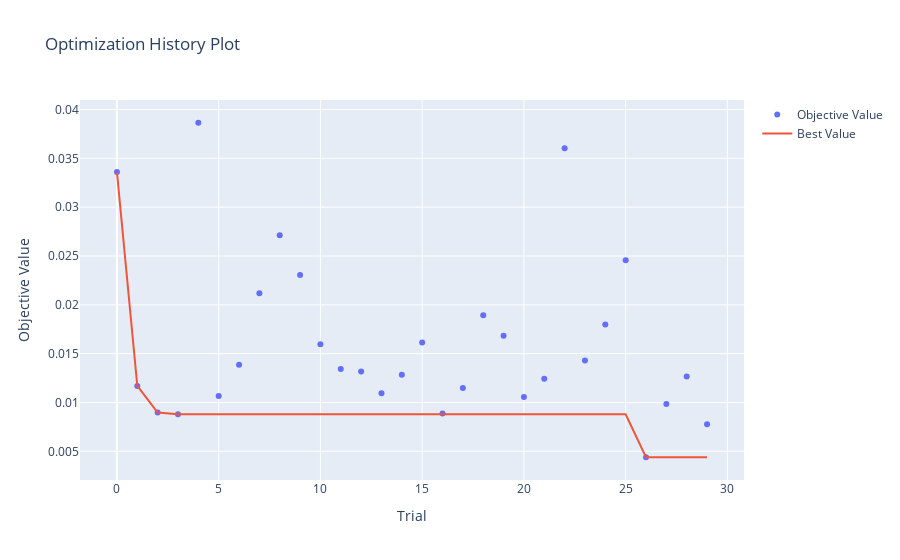
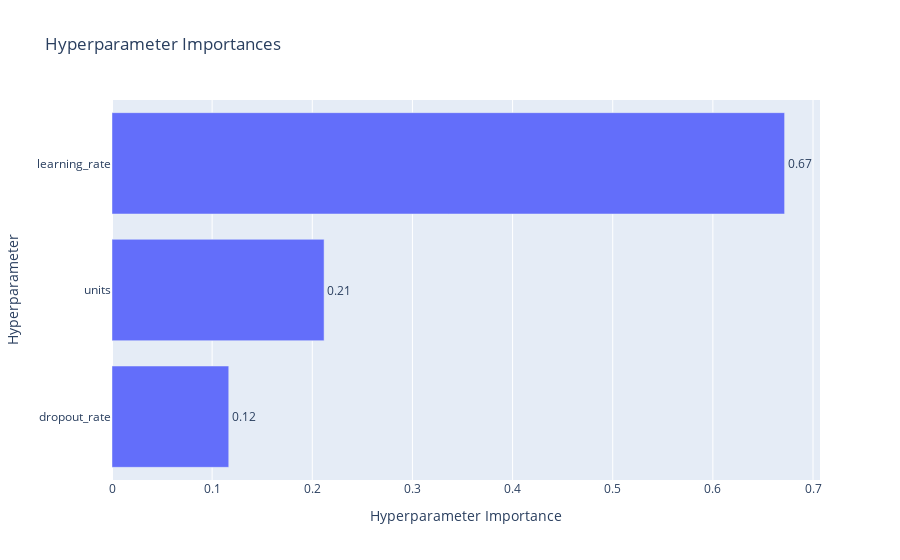

Source (notebook cell) for these figures, in order:
### Markdown cell above
Replacing Grid Search with Optuna in Your LSTM Fine-Tuning Code

### Code cell
import os
import warnings
import numpy as np
import pandas as pd
import MetaTrader5 as mt5
import joblib
import optuna
from sklearn.model_selection import TimeSeriesSplit
from sklearn.metrics import mean_squared_error
from sklearn.preprocessing import StandardScaler
import datetime
# TensorFlow/Keras
import tensorflow as tf
from tensorflow.keras.models import Sequential
from tensorflow.keras.layers import LSTM, Dense, Dropout
from tensorflow.keras.optimizers import Adam

import sys
import os
import warnings
from pathlib import Path

# ---------------------------------------------------------------------------
# 1) SET PROJECT ROOT AND UPDATE PATH/WORKING DIRECTORY
# ---------------------------------------------------------------------------
project_root = Path.cwd().parent.parent  # Adjust if your notebook is in notebooks/time_series
sys.path.append(str(project_root))
os.chdir(str(project_root))
warnings.filterwarnings("ignore")


# Your modules
from data.data_loader import get_data_mt5
from features.feature_engineering import add_all_ta_features
from features.labeling_schemes import calculate_future_returns

warnings.filterwarnings("ignore")

###########################################################
# 1) DATA LOADING & FEATURE ENGINEERING
###########################################################
if not mt5.initialize():
    print("Failed to initialize MT5")
else:
    # Fetch 2000 bars from an earlier period for training
    data = get_data_mt5(symbol="BTCUSD", timeframe=mt5.TIMEFRAME_H4, n_bars=2000, start_pos=2000)
    mt5.shutdown()

df = add_all_ta_features(data)
df = calculate_future_returns(df).dropna(subset=["future_returns"])

# Create feature matrix X and target vector y
X_full = df.drop(columns=["future_returns"])
y_full = df["future_returns"]

###########################################################
# 2) PREPARE TRAINING DATA
###########################################################
lookback = 10  # Number of timesteps in each sequence

# Use first 80% of data for hyperparameter tuning
split_idx = int(len(X_full) * 0.8)
X_tune, y_tune = X_full.iloc[:split_idx].values, y_full.iloc[:split_idx].values

# Scale the features before creating sequences
scaler = StandardScaler()
X_tune_scaled = scaler.fit_transform(X_tune)

# Helper function to create sequences
def create_sequences(X, y, lookback):
    X_seq, y_seq = [], []
    for i in range(lookback, len(X)):
        X_seq.append(X[i - lookback : i])
        y_seq.append(y[i])
    return np.array(X_seq), np.array(y_seq)

X_tune_seq, y_tune_seq = create_sequences(X_tune_scaled, y_tune, lookback)
print(f"Tuning dataset size (after sequence creation): {len(X_tune_seq)} samples")

###########################################################
# 3) TIME-SERIES CROSS-VALIDATION
###########################################################
tscv = TimeSeriesSplit(n_splits=3)

###########################################################
# 4) DEFINE LSTM MODEL FUNCTION
###########################################################


def build_lstm_model(trial):
    """Build an LSTM model with hyperparameters chosen by Optuna"""
    units = trial.suggest_int("units", 30, 100, step=10)
    dropout_rate = trial.suggest_float("dropout_rate", 0.1, 0.5, step=0.1)
    learning_rate = trial.suggest_loguniform("learning_rate", 1e-4, 1e-2)
    
    model = Sequential([
        LSTM(units, input_shape=(lookback, X_tune_seq.shape[2])),
        Dropout(dropout_rate),
        Dense(1)
    ])
    
    model.compile(optimizer=Adam(learning_rate=learning_rate), loss="mean_squared_error")

    # Add TensorBoard logging
    log_dir = "logs/optuna/" + datetime.datetime.now().strftime("%Y%m%d-%H%M%S")
    tensorboard_callback = tf.keras.callbacks.TensorBoard(log_dir=log_dir, histogram_freq=1)
    
    return model, tensorboard_callback  # Return both model and TensorBoard callback


###########################################################
# 5) OPTUNA OBJECTIVE FUNCTION
###########################################################
def objective(trial):
    """Objective function for Optuna hyperparameter tuning."""
    mse_scores = []
    
    # Create time-series splits
    tscv = TimeSeriesSplit(n_splits=3)

    for train_idx, test_idx in tscv.split(X_tune_seq):
        # Build a fresh model each fold (includes hyperparams from trial)
        model, tensorboard_callback = build_lstm_model(trial)
        
        # Prepare the fold's train/test data
        X_train_fold, X_test_fold = X_tune_seq[train_idx], X_tune_seq[test_idx]
        y_train_fold, y_test_fold = y_tune_seq[train_idx], y_tune_seq[test_idx]

        # Early stopping to prevent overfitting & reduce training time
        early_stopping = tf.keras.callbacks.EarlyStopping(
            monitor='loss',
            patience=5,
            restore_best_weights=True
        )
        
        # Fit the model on this fold's data
        model.fit(
            X_train_fold, 
            y_train_fold,
            epochs=50,             # You can adjust or tune this as needed
            batch_size=32,         # You can also tune this if desired
            verbose=0,             # 0 = silent, 1 = progress bar, 2 = one line per epoch
            callbacks=[tensorboard_callback, early_stopping]
        )
        
        # Predict and calculate MSE for this fold
        y_pred = model.predict(X_test_fold)
        mse = mean_squared_error(y_test_fold, y_pred)
        mse_scores.append(mse)
    
    # Return average MSE across all folds
    return np.mean(mse_scores)


###########################################################
# 6) RUN OPTUNA OPTIMIZATION
###########################################################
study = optuna.create_study(direction="minimize")
study.optimize(objective, n_trials=30, timeout=1800)  # 30 trials or 30 min max

print("\nBest Trial Found:")
print("MSE:", study.best_trial.value)
print("Best Params:", study.best_trial.params)

###########################################################
# 7) RETRAIN FINAL MODEL WITH BEST PARAMS
###########################################################
best_params = study.best_trial.params

final_model = Sequential([
    LSTM(best_params["units"], input_shape=(lookback, X_tune_seq.shape[2])),
    Dropout(best_params["dropout_rate"]),
    Dense(1)
])

final_model.compile(optimizer=Adam(learning_rate=best_params["learning_rate"]), loss="mean_squared_error")

final_model.fit(X_tune_seq, y_tune_seq, epochs=100, batch_size=32, verbose=1)

###########################################################
# 8) SAVE BEST MODEL
###########################################################
final_model.save("models/saved_models/best_lstm_optuna.h5")
joblib.dump(scaler, "models/saved_models/lstm_scaler.pkl")

print("Saved best LSTM model to 'models/saved_models/best_lstm_optuna.h5'")
print("Saved scaler to 'models/saved_models/lstm_scaler.pkl'")

###########################################################
# 9) VISUALIZE OPTUNA RESULTS
###########################################################
import optuna.visualization as ov
ov.plot_optimization_history(study).show()
ov.plot_param_importances(study).show()

### Figure 1 — Plotly figure (JSON) as saved in the notebook; plotly's stock layout.template omitted (floating-point values rounded to 4 significant figures)
{"data": [{"mode": "markers", "name": "Objective Value", "type": "scatter", "x": [0, 1, 2, 3, 4, 5, 6, 7, 8, 9, 10, 11, 12, 13, 14, 15, 16, 17, 18, 19, 20, 21, 22, 23, 24, 25, 26, 27, 28, 29], "y": [0.03359, 0.01169, 0.008973, 0.008786, 0.03864, 0.01067, 0.01387, 0.02117, 0.02712, 0.02306, 0.01597, 0.01342, 0.01317, 0.01094, 0.01285, 0.01615, 0.008871, 0.01148, 0.01892, 0.01684, 0.01056, 0.01244, 0.03602, 0.01429, 0.018, 0.02455, 0.004393, 0.00984, 0.01267, 0.007759]}, {"mode": "lines", "name": "Best Value", "type": "scatter", "x": [0, 1, 2, 3, 4, 5, 6, 7, 8, 9, 10, 11, 12, 13, 14, 15, 16, 17, 18, 19, 20, 21, 22, 23, 24, 25, 26, 27, 28, 29], "y": [0.03359, 0.01169, 0.008973, 0.008786, 0.008786, 0.008786, 0.008786, 0.008786, 0.008786, 0.008786, 0.008786, 0.008786, 0.008786, 0.008786, 0.008786, 0.008786, 0.008786, 0.008786, 0.008786, 0.008786, 0.008786, 0.008786, 0.008786, 0.008786, 0.008786, 0.008786, 0.004393, 0.004393, 0.004393, 0.004393]}, {"marker": {"color": "#cccccc"}, "mode": "markers", "name": "Infeasible Trial", "showlegend": false, "type": "scatter", "x": [], "y": []}], "layout": {"title": {"text": "Optimization History Plot"}, "xaxis": {"title": {"text": "Trial"}}, "yaxis": {"title": {"text": "Objective Value"}}}}

### Figure 2 — Plotly figure (JSON) as saved in the notebook; plotly's stock layout.template omitted (floating-point values rounded to 4 significant figures)
{"data": [{"cliponaxis": false, "hovertemplate": ["dropout_rate (FloatDistribution): 0.11658604127453309<extra></extra>", "units (IntDistribution): 0.2117811600089489<extra></extra>", "learning_rate (FloatDistribution): 0.671632798716518<extra></extra>"], "name": "Objective Value", "orientation": "h", "text": ["0.12", "0.21", "0.67"], "textposition": "outside", "type": "bar", "x": [0.1166, 0.2118, 0.6716], "y": ["dropout_rate", "units", "learning_rate"]}], "layout": {"title": {"text": "Hyperparameter Importances"}, "xaxis": {"title": {"text": "Hyperparameter Importance"}}, "yaxis": {"title": {"text": "Hyperparameter"}}}}
